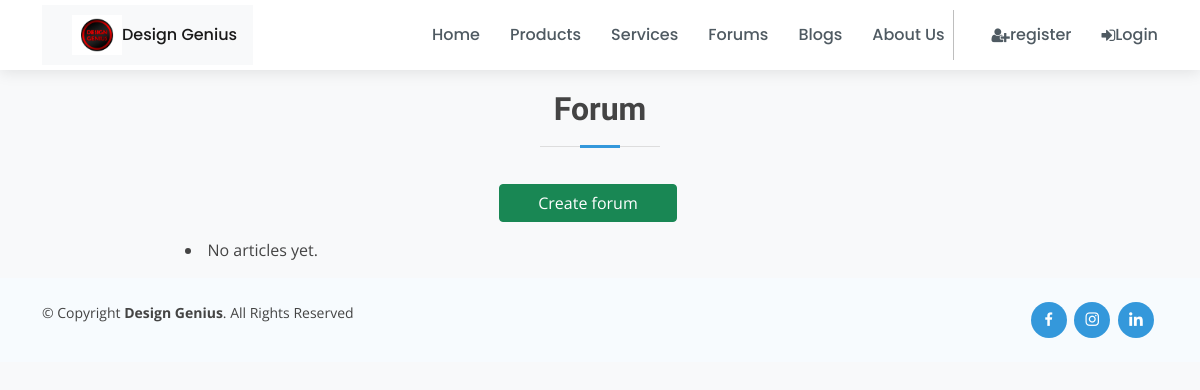
Before: /forums/ with the older database file.
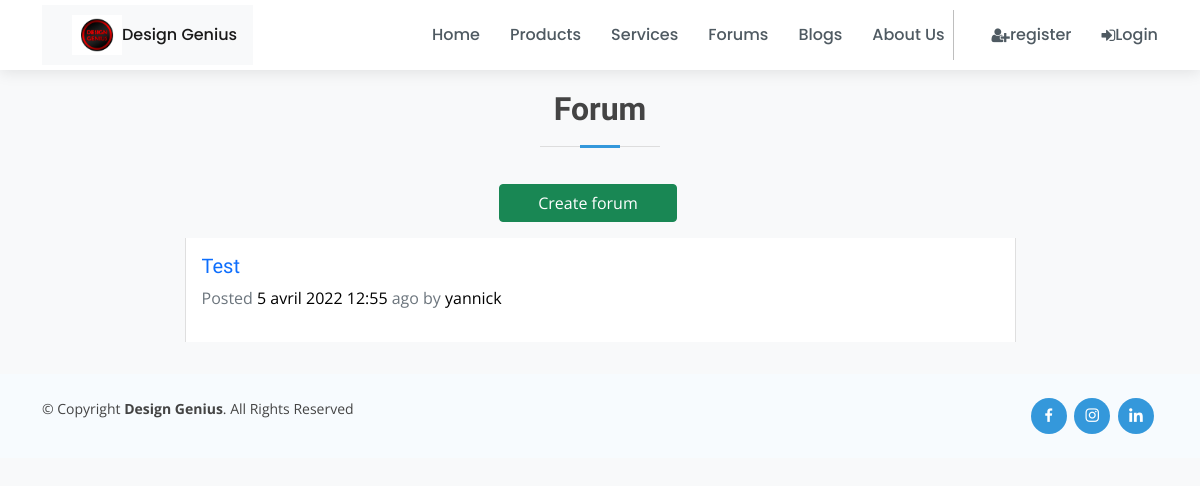
After: the same page with the newer database file.
### Forums/models.py (models this page shows, shortened)
class Forum(models.Model):
    user = models.ForeignKey(settings.AUTH_USER_MODEL, on_delete=models.CASCADE)
    title = models.CharField(max_length=100)
    slug = models.SlugField(null=True, blank=True)
    desc = models.TextField()
    created_at = models.DateTimeField(auto_now_add=True)
    def get_absolute_url(self):
        return reverse('forum-detail', kwargs={'slug': self.slug})

### Accounts/models.py (models this page shows, shortened)
class Account(AbstractBaseUser, PermissionsMixin):
    email = models.EmailField(unique=True)
    name = models.CharField(max_length=150)
    phone = models.CharField(max_length=50)
    date_of_birth = models.DateField(blank=True, null=True)
    picture = ImageField(blank=True, manual_crop="")
    membership = models.ForeignKey('Membership', related_name='user_membership', on_delete=models.SET_NULL, null=True)
    is_staff = models.BooleanField(default=False)
    is_active = models.BooleanField(default=True)
    last_login = models.DateTimeField(null=True)
    objects = AccountManager()
    USERNAME_FIELD = 'email'
    REQUIRED_FIELDS = ['name', 'phone']

### Forums/views.py (the view)
# urls.py: path('', ForumListView.as_view(), name='forum-list'),
class ForumListView(ListView):
    model = Forum
    queryset = Forum.objects.order_by('-created_at')
    def get_context_data(self, **kwargs):
        context = super().get_context_data(**kwargs)
        context['comments'] = Comment.objects.all()
        return context

### Accounts/views.py (called while the page is built)
def global_params(request):
    if request.user.is_anonymous:
        subscription_info = None
    else:
        try:
            subscription_info = Subscription.objects.get(user_membership=request.user)
        except Subscription.DoesNotExist:
             subscription_info = None
    context = {
        "subscription_info": subscription_info,
    }
    return context

### Forums/templates/Forums/forum_list.html (shortened to what this page needs)
{% extends 'layout/base.html' %} {% load crispy_forms_tags %} {% load static %} {% block content %} {% include "layout/_nav.html" %}
<link href="https://code.ionicframework.com/ionicons/2.0.1/css/ionicons.min.css" rel="stylesheet">
<div class="container portfolio-details" id="portfolio-details" style="margin-top:90px;">
    <div class="section-title pb-3">
        <h2>Forum</h2>
    </div>
    <div class="row mb-3 container ">
        <a class="btn btn-success col-2 d-block mx-auto" href="{% url 'forum-add' %}">Create forum</a>
    </div>
    <div class="row ">
        <div class="col-lg-9 mb-3 d-block mx-auto">
            {% for forum in object_list %}
            <div class="card row-hover pos-relative py-3 px-3 mb-3  border-top-0 border-right-0 border-bottom-0 rounded-0">
                <div class="row align-items-center">
                    <div class="col-md-8 mb-3 mb-sm-0">
                        <h5>
                            <a href=" {{ forum.get_absolute_url }} " class="text-primary text-capitalize"> {{ forum.title }} </a>
                        </h5>
                        <p class="text-sm text-muted"><span class="op-6">Posted</span> <a class="text-black" href="#"> {{forum.created_at}} </a> <span class="op-6">ago by</span> <a class="text-black" href="#">{{ forum.user.name }}</a>
                        </p>
                    </div>
                </div>
            </div>
            {% empty %}
            <li>No articles yet.</li>
            {% endfor %}
        </div>
    </div>
</div>
{% endblock content %}

### templates/layout/base.html (shortened to what this page needs)
{% load static %}
<!DOCTYPE html>
<html>
<head>
    <link rel="stylesheet" href="{% static 'assets/vendor/bootstrap/css/bootstrap.min.css' %}">
    <link rel="stylesheet" href="{% static 'assets/vendor/bootstrap-icons/bootstrap-icons.css' %}">
    <link rel="stylesheet" href="{% static 'assets/vendor/boxicons/css/boxicons.min.css' %}">
    <link rel="stylesheet" href="{% static 'assets/vendor/glightbox/css/glightbox.min.css' %}">
    <link rel="stylesheet" href="{% static 'assets/vendor/swiper/swiper-bundle.min.css' %}">
    <link rel="stylesheet" href="{% static 'font-awesome-4.7.0/css/font-awesome.min.css' %}">
    <link rel="stylesheet" href="{% static 'assets/css/style.css' %}">
</head>
<body class="bg-light">
    {% block content %} {% endblock content %}
    {% include "layout/_footer.html" %}
</body>
</html>

### templates/layout/_nav.html (shortened to what this page needs)
{% load static %}
<header id="header" class="fixed-top d-flex align-items-center">
    <div class="container d-flex align-items-center">
        <div class="logo me-auto">
            <nav class="navbar navbar-light bg-light">
                <a class="navbar-brand" href="{% url 'Home:home' %}">
                    <img src="{% static 'assets/img/logo.jpg' %}" width="50" height="50" class="d-inline-block align-top" alt=""> Design Genius
                </a>
            </nav>
        </div>
        <nav id="navbar" class="navbar order-last order-lg-0">
            <ul>
                <li><a class="nav-link scrollto " href="{% url 'Home:home' %}">Home</a></li>
                <li><a class="nav-link scrollto" href="{% url 'Stores:store_home' %}">Products</a></li>
                <li><a class="nav-link scrollto" href="{% url 'Services:home' %}">Services</a></li>
                <li><a class="nav-link scrollto " href="{% url 'forum-list' %}">Forums</a></li>
                <li><a class="nav-link scrollto" href="{% url 'Blogs:home' %}">Blogs</a></li>
                <li><a class="nav-link scrollto" href="{% url 'Home:about' %}">About Us</a></li>
                <hr class="m-2" style="border-left: 1px solid black; height: 50px;"> {% if request.user.is_authenticated %}
                <li class="">
                    <a type="button" role="button" href="{% url 'Basket:basket_summary' %}" class="nav-link scrollto border-lg-0 basket-btn">
                        {% with total_qty=basket|length %}
                            <div id="basket-qty" class="basket-qty">
                                {% if total_qty > 0 %}
                                {{ total_qty }}
                                {% else %}
                                0
                                {% endif %}
                            </div>
                        {% endwith %}
                        <div>
                            <svg xmlns="http://www.w3.org/2000/svg" width="22" height="22" fill="currentColor" class="bi bi-cart3"
                                viewBox="0 0 16 16">
                                <path
                                d="M0 1.5A.5.5 0 0 1 .5 1H2a.5.5 0 0 1 .485.379L2.89 3H14.5a.5.5 0 0 1 .49.598l-1 5a.5.5 0 0 1-.465.401l-9.397.472L4.415 11H13a.5.5 0 0 1 0 1H4a.5.5 0 0 1-.491-.408L2.01 3.607 1.61 2H.5a.5.5 0 0 1-.5-.5zM3.102 4l.84 4.479 9.144-.459L13.89 4H3.102zM5 12a2 2 0 1 0 0 4 2 2 0 0 0 0-4zm7 0a2 2 0 1 0 0 4 2 2 0 0 0 0-4zm-7 1a1 1 0 1 1 0 2 1 1 0 0 1 0-2zm7 0a1 1 0 1 1 0 2 1 1 0 0 1 0-2z" />
                            </svg>
                        </div>
                    </a>
                </li>
                <li class="">
                    <p class="nav-link scrollto pt-4 ">Hi, {{ request.user.name }}</p>
                </li>
                {% if subscription_info.active == False %}
                <span></span> {% if request.user.membership.membership_type == 'Free' %}
                <li class="">
                    <a class="nav-link scrollto m-0 p-1 " href="{% url 'Accounts:select' %}"> Premium</a>
                </li>
                {% else %}
                <li class="">
                    <a class="btn btn-secondary m-0 p-1 disabled"> Being validated</a>
                </li>
                {% endif %}
                <span></span> {% endif %}
                <li class="">
                    <a href="{% url 'Accounts:logout' %}" class="nav-link"><span class="fa fa-sign-out m-0"></span> Logout</a>
                </li>
                {% else %}
                <li class="">
                    <a class="nav-link" href="{% url 'Accounts:register' %}"><span class="fa fa-user-plus"></span> register</a>
                </li>
                <li class="">
                    <a class="nav-link" href="{% url 'Accounts:login' %}"><span class="fa fa-sign-in"></span> Login</a>
                </li>
                {% endif %}
            </ul>
        </nav>
    </div>
</header>

### templates/layout/_footer.html (shortened to what this page needs)
{% load static %}
<footer id="footer">
    <div class="container d-md-flex py-4">
        <div class="me-md-auto text-center text-md-start">
            <div class="copyright">
                &copy; Copyright <strong><span>Design Genius</span></strong>. All Rights Reserved
            </div>
            <div class="credits">
            </div>
        </div>
        <div class="social-links text-center text-md-right pt-3 pt-md-0">
            <a href="https://www.facebook.com/Design-Genius-266925227331326" class="facebook"><i class="bx bxl-facebook"></i></a>
            <a href="https://www.instagram.com/design_genius_startup/" class="instagram"><i class="bx bxl-instagram"></i></a>
            <a href="https://www.linkedin.com/company/71091584" class="linkedin"><i class="bx bxl-linkedin"></i></a>
        </div>
    </div>
</footer>

### static/assets/css/style.css (style rules this page uses)
body { font-family: "Open Sans", sans-serif; color: #444444; }
a { color: #3498db; text-decoration: none; }
h1, h2, h3, h4, h5, h6 { font-family: "Raleway", sans-serif; }
#header { height: 70px; transition: all 0.5s; z-index: 997; transition: all 0.5s; background: #fff; box-shadow: 0px 2px 15px rgba(0, 0, 0, 0.1); }
#header .logo img { max-height: 40px; }
.navbar { padding: 0; }
.navbar ul { margin: 0; padding: 0; display: flex; list-style: none; align-items: center; }
.navbar li { position: relative; }
.navbar a, .navbar a:focus { display: flex; align-items: center; justify-content: space-between; padding: 10px 0 10px 30px; font-family: "Poppins", sans-serif; font-size: 16px; font-weight: 500; color: #4f5a62; white-space: nowrap; transition: 0.3s; }
.section-title { text-align: center; padding-bottom: 30px; }
.section-title h2 { font-size: 32px; font-weight: 600; margin-bottom: 20px; padding-bottom: 20px; position: relative; }
.section-title h2::before { content: ""; position: absolute; display: block; width: 120px; height: 1px; background: #ddd; bottom: 1px; left: calc(50% - 60px); }
.section-title h2::after { content: ""; position: absolute; display: block; width: 40px; height: 3px; background: #3498db; bottom: 0; left: calc(50% - 20px); }
.portfolio-details { padding-top: 0; }
#footer { color: #444444; font-size: 14px; background: #f7fbfe; }
#footer .credits { padding-top: 5px; font-size: 13px; color: #444444; }
#footer .social-links a { font-size: 18px; display: inline-block; background: #3498db; color: #fff; line-height: 1; padding: 8px 0; margin-right: 4px; border-radius: 50%; text-align: center; width: 36px; height: 36px; transition: 0.3s; }

Changed rows visible on the page:
added Forum: title "Test", created_at "5 avril 2022 12:55", user.name "yannick"
Other visible differences:
text no longer shown: "No articles yet."
